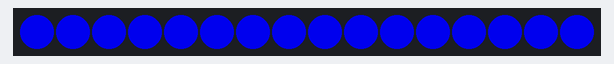
The sketch below on a simulated Arduino Uno, built with avr-gcc and run on an emulated ATmega328P. Shown: 16 RGB LEDs in strip order, left to right.

Above: at 0.3 s.
At 1.3 s:
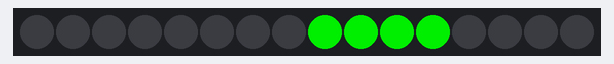
At 2.8 s:
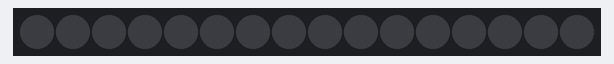
At 3.8 s:
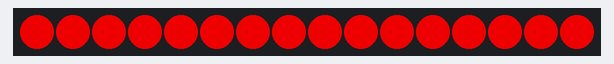

Measured:
- by itself, everything shown: repeats every 1.4 s, in 6 steps
- what the display in image 2 shows lasts 0.6 s, from 2.7 s to 3.3 s
- what the display in image 3 shows lasts 1.0 s, from 3.7 s to 4.7 s

The sketch:

qfsae_rpmV2.ino
```cpp
/**
  Organization: Queen's Racing, 2022
  Program:      NeoPixel RPM Light Test
  Author:       Samuel Emard-Thibault
  Version:      Revision 1
  Date:         11/14/2022
**/

#include <Adafruit_NeoPixel.h>

#define BRIGHTNESS 200 // 0 to 255
#define PIN      6    // digital Arduino pin
#define N_LEDS 16     // number of pixels on strip
#define REDLINE 8000  // define the engine speed's limit
#define LOW_END 4000  // define the minimum RPM before LEDs start to light up

int idealShiftSpeed = REDLINE - 300;  // generalized, find real ideal speed using actual HP/TQ curves
int numPixels = 0;                    // Number of pixels we'd like to display for one iteration

// initialize strip object and colors
Adafruit_NeoPixel strip = Adafruit_NeoPixel(N_LEDS, PIN, NEO_GRB + NEO_KHZ800);
uint32_t green = strip.Color(0, BRIGHTNESS, 0);
uint32_t red = strip.Color(BRIGHTNESS, 0, 0);
uint32_t blue = strip.Color(0, 0, BRIGHTNESS);

// test values
float currEngineSpeed[16] = {1000.0,1000.0, 1000.0, 1000.0, 1000.0, 2000.0, 3000.0, 4000.0, 5000.0, 6000.0, 7000.0, 7500.0, 8000.0, 8500.0, 8500.0, 8500.0};

void setup() {
  strip.begin();
  startAnimation();
}

void loop() {
  // for each RPM input (test data)
  for (int i = 0; i < 16; i++)
  {
    // if we're at or past the ideal engine speed for upshifts, flash
    if (currEngineSpeed[i] >= idealShiftSpeed)
    {
      flash();
    // if we're under the low end of the powerband, don't show anything
    } else if (currEngineSpeed[i] < LOW_END)
    {
      strip.clear();
    } else
    {
      // else, find % of current engine speed, and map it to the num of pixels we want to light up
      numPixels = map(currEngineSpeed[i], LOW_END, REDLINE, 0, N_LEDS);
      updateLEDS(numPixels);
    }
    delay(80);
  }
}

// flash full red strip once
void flash()
{
  strip.clear();
  strip.show();
  delay(30);
  for (int i = 0; i < N_LEDS; i++)
    strip.setPixelColor(i, red);
  strip.show();
}

// updates the strip based on current numLEDS calculated in loop()
void updateLEDS(int n)
{
  // clear the strip (in case engine speed decreased)
  strip.clear();

  // light up number of pixels based on parameter
  for (int i = 0; i < n; i++)
  {
    // RPM<33%      : GREEN
    // 33%<RPM<66%  : BLUE
    // RPM>66%      : RED
    if (i < N_LEDS * 0.33)
    {
      strip.setPixelColor(i, green);
    } else if (i < N_LEDS * 0.66)
    {
      strip.setPixelColor(i, blue);
    } else
    {
      strip.setPixelColor(i, red);
    }
  }
  strip.show();
}

// starting animation (~2sec)
void startAnimation()
{

  // collision animation
  for (int i = 0; i < N_LEDS; i++)
  {
    strip.setPixelColor(i, blue);
    strip.setPixelColor(N_LEDS - i, blue);
    strip.show();
    delay(25);
  }
  for (int i = 0; i < N_LEDS; i++)
  {
    strip.setPixelColor(i, 0);
    strip.setPixelColor(N_LEDS - i, 0);
    strip.show();
    delay(25);
  }

  // chase animation
  for (int i = 0; i < N_LEDS + 4; i++)
  {
    strip.setPixelColor(i, green);

    if (i > 3)
      strip.setPixelColor(i-4, 0);

    strip.show();
    delay(15);
  }
  for (int i = N_LEDS; i > -5; i--)
  {
    strip.setPixelColor(i, green);

    if (i < N_LEDS)
      strip.setPixelColor(i+4, 0);

    strip.show();
    delay(15);
  }

  // glowing animation
  int intensity = 0;
  while (intensity < BRIGHTNESS)
  {
    for (int i = 0; i < N_LEDS; i++)
    {
      strip.setPixelColor(i, strip.Color(0, 0, intensity));
    }
    strip.show();
    delay(2);
    intensity++;
  }
  while (intensity >= 0)
  {
    for (int i = 0; i < N_LEDS; i++)
    {
      strip.setPixelColor(i, strip.Color(0, 0, intensity));
    }
    strip.show();
    delay(2);
    intensity--;
  }
}
```
